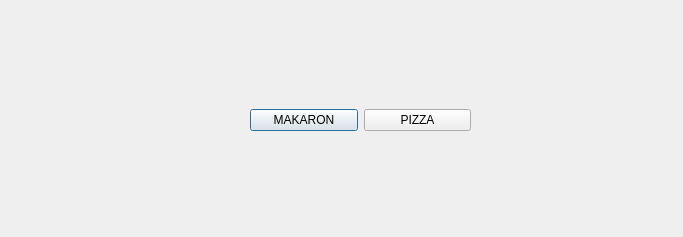
<?xml version="1.0" encoding="UTF-8"?>
<ui version="4.0">
 <class>przepisy_italy</class>
 <widget class="QDialog" name="przepisy_italy">
  <property name="geometry">
   <rect>
    <x>0</x>
    <y>0</y>
    <width>683</width>
    <height>237</height>
   </rect>
  </property>
  <property name="minimumSize">
   <size>
    <width>683</width>
    <height>237</height>
   </size>
  </property>
  <property name="maximumSize">
   <size>
    <width>683</width>
    <height>237</height>
   </size>
  </property>
  <property name="windowTitle">
   <string>Włoskie przepisy</string>
  </property>
  <property name="styleSheet">
   <string notr="true">background-image: url(:/img/img/1.png); font: 87 12pt &quot;Georgia Pro Cond Black&quot;;</string>
  </property>
  <widget class="QWidget" name="gridLayoutWidget">
   <property name="geometry">
    <rect>
     <x>250</x>
     <y>80</y>
     <width>221</width>
     <height>80</height>
    </rect>
   </property>
   <layout class="QGridLayout" name="gridLayout">
    <item row="0" column="0">
     <widget class="QPushButton" name="pushButton">
      <property name="styleSheet">
       <string notr="true">image: url(:/img/img/baton.png);</string>
      </property>
      <property name="text">
       <string>MAKARON</string>
      </property>
     </widget>
    </item>
    <item row="0" column="1">
     <widget class="QPushButton" name="pushButton_2">
      <property name="styleSheet">
       <string notr="true">background-image: url(:/img/img/baton.png);</string>
      </property>
      <property name="text">
       <string>PIZZA</string>
      </property>
     </widget>
    </item>
   </layout>
  </widget>
 </widget>
 <resources/>
 <connections/>
</ui>
